Frame 1 (no input): blank canvas, image omitted
Frame 60 (no input): blank canvas, image omitted
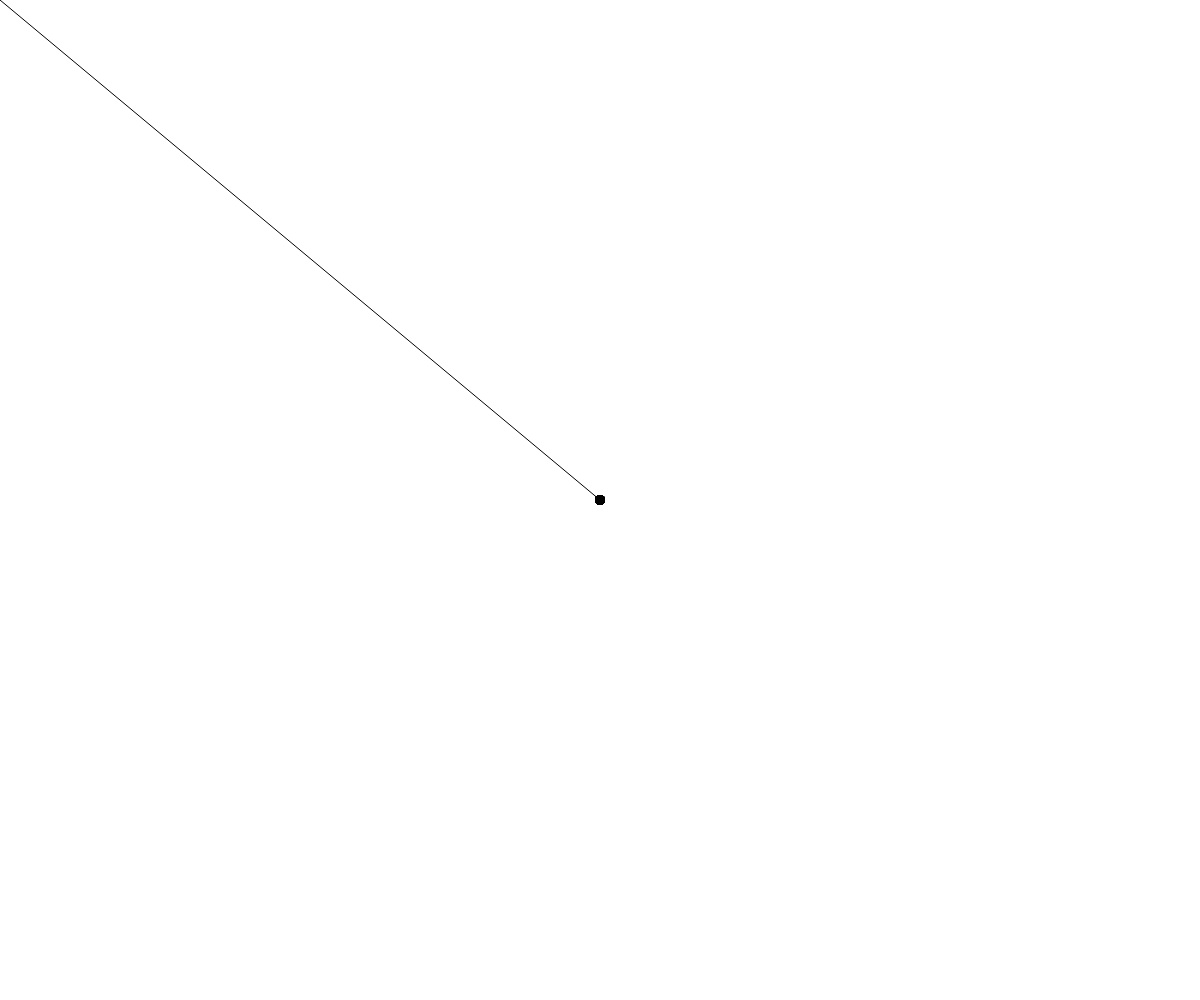
Frame 120 (the mouse pressed at the canvas centre since frame 60)

The p5.js sketch whose frames 1 and 60 were blank and that drew this single picture after the mouse press (run headless with seeded random() and noise() and a simulated clock; from frame 60 on, the mouse is pressed at the canvas centre):

// p5.js sketch
// ── sketch.js
var strokeColor = 'black';
function setup() { 
  createCanvas(windowWidth, windowHeight);
  background('white');
} 

function draw() { 
	if (mouseIsPressed) {
		stroke(strokeColor);
		line(pmouseX, pmouseY, mouseX, mouseY);
		strokeWeight(10);
	}
}

function keyTyped() {
	if (key === 'b') {
    strokeColor = 'pink';
  } else if (key === 'p') {
    strokeColor = 'purple';
  } else if (key === 'e') {
		strokeColor = 'white';
	}
}
